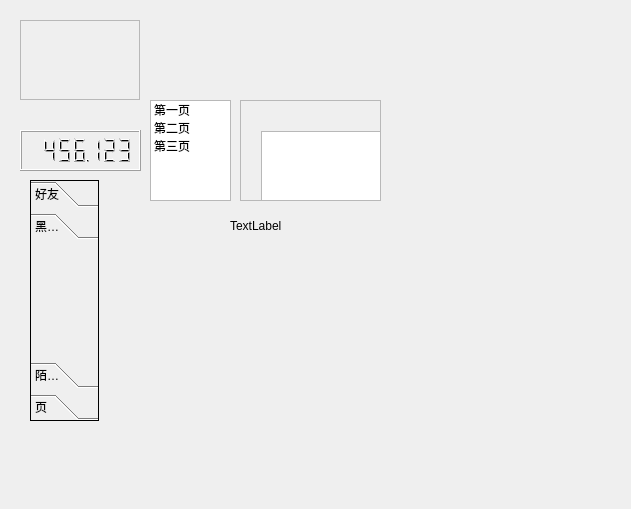
<?xml version="1.0" encoding="UTF-8"?>
<ui version="4.0">
 <class>MyWidget</class>
 <widget class="QWidget" name="MyWidget">
  <property name="geometry">
   <rect>
    <x>0</x>
    <y>0</y>
    <width>631</width>
    <height>509</height>
   </rect>
  </property>
  <property name="windowTitle">
   <string>MyWidget</string>
  </property>
  <widget class="QFrame" name="frame">
   <property name="geometry">
    <rect>
     <x>20</x>
     <y>20</y>
     <width>120</width>
     <height>80</height>
    </rect>
   </property>
   <property name="frameShape">
    <enum>QFrame::StyledPanel</enum>
   </property>
   <property name="frameShadow">
    <enum>QFrame::Raised</enum>
   </property>
  </widget>
  <widget class="QLabel" name="label">
   <property name="geometry">
    <rect>
     <x>230</x>
     <y>180</y>
     <width>191</width>
     <height>91</height>
    </rect>
   </property>
   <property name="text">
    <string>TextLabel</string>
   </property>
   <property name="scaledContents">
    <bool>true</bool>
   </property>
   <property name="wordWrap">
    <bool>false</bool>
   </property>
  </widget>
  <widget class="QLCDNumber" name="lcdNumber">
   <property name="geometry">
    <rect>
     <x>20</x>
     <y>130</y>
     <width>121</width>
     <height>41</height>
    </rect>
   </property>
   <property name="smallDecimalPoint">
    <bool>true</bool>
   </property>
   <property name="digitCount">
    <number>7</number>
   </property>
   <property name="value" stdset="0">
    <double>456.122999999999990</double>
   </property>
  </widget>
  <widget class="QListWidget" name="listWidget">
   <property name="geometry">
    <rect>
     <x>150</x>
     <y>100</y>
     <width>81</width>
     <height>101</height>
    </rect>
   </property>
   <item>
    <property name="text">
     <string>第一页</string>
    </property>
   </item>
   <item>
    <property name="text">
     <string>第二页</string>
    </property>
   </item>
   <item>
    <property name="text">
     <string>第三页</string>
    </property>
   </item>
  </widget>
  <widget class="QStackedWidget" name="stackedWidget">
   <property name="geometry">
    <rect>
     <x>240</x>
     <y>100</y>
     <width>141</width>
     <height>101</height>
    </rect>
   </property>
   <property name="frameShape">
    <enum>QFrame::StyledPanel</enum>
   </property>
   <property name="currentIndex">
    <number>1</number>
   </property>
   <widget class="QWidget" name="page">
    <widget class="QLabel" name="label_2">
     <property name="geometry">
      <rect>
       <x>40</x>
       <y>50</y>
       <width>54</width>
       <height>12</height>
      </rect>
     </property>
     <property name="text">
      <string>第一页</string>
     </property>
    </widget>
   </widget>
   <widget class="QWidget" name="page_6">
    <widget class="QListView" name="listView">
     <property name="geometry">
      <rect>
       <x>20</x>
       <y>30</y>
       <width>256</width>
       <height>192</height>
      </rect>
     </property>
    </widget>
   </widget>
   <widget class="QWidget" name="page_2">
    <widget class="QLabel" name="label_3">
     <property name="geometry">
      <rect>
       <x>40</x>
       <y>50</y>
       <width>54</width>
       <height>12</height>
      </rect>
     </property>
     <property name="text">
      <string>第二页</string>
     </property>
    </widget>
   </widget>
   <widget class="QWidget" name="page_10">
    <widget class="QPushButton" name="pushButton">
     <property name="geometry">
      <rect>
       <x>20</x>
       <y>30</y>
       <width>75</width>
       <height>23</height>
      </rect>
     </property>
     <property name="text">
      <string>PushButton</string>
     </property>
    </widget>
   </widget>
  </widget>
  <widget class="QToolBox" name="toolBox">
   <property name="geometry">
    <rect>
     <x>30</x>
     <y>180</y>
     <width>69</width>
     <height>241</height>
    </rect>
   </property>
   <property name="frameShape">
    <enum>QFrame::Box</enum>
   </property>
   <property name="currentIndex">
    <number>1</number>
   </property>
   <widget class="QWidget" name="page_3">
    <property name="geometry">
     <rect>
      <x>0</x>
      <y>0</y>
      <width>67</width>
      <height>135</height>
     </rect>
    </property>
    <attribute name="label">
     <string>好友</string>
    </attribute>
   </widget>
   <widget class="QWidget" name="page_5">
    <property name="geometry">
     <rect>
      <x>0</x>
      <y>0</y>
      <width>67</width>
      <height>135</height>
     </rect>
    </property>
    <attribute name="label">
     <string>黑名单</string>
    </attribute>
   </widget>
   <widget class="QWidget" name="page_4">
    <property name="geometry">
     <rect>
      <x>0</x>
      <y>0</y>
      <width>67</width>
      <height>135</height>
     </rect>
    </property>
    <attribute name="label">
     <string>陌生人</string>
    </attribute>
   </widget>
   <widget class="QWidget" name="page_11">
    <property name="geometry">
     <rect>
      <x>0</x>
      <y>0</y>
      <width>67</width>
      <height>135</height>
     </rect>
    </property>
    <attribute name="label">
     <string>页</string>
    </attribute>
   </widget>
  </widget>
 </widget>
 <layoutdefault spacing="6" margin="11"/>
 <resources/>
 <connections>
  <connection>
   <sender>listWidget</sender>
   <signal>currentRowChanged(int)</signal>
   <receiver>stackedWidget</receiver>
   <slot>setCurrentIndex(int)</slot>
   <hints>
    <hint type="sourcelabel">
     <x>193</x>
     <y>142</y>
    </hint>
    <hint type="destinationlabel">
     <x>264</x>
     <y>146</y>
    </hint>
   </hints>
  </connection>
  <connection>
   <sender>pushButton</sender>
   <signal>clicked()</signal>
   <receiver>MyWidget</receiver>
   <slot>close()</slot>
   <hints>
    <hint type="sourcelabel">
     <x>298</x>
     <y>142</y>
    </hint>
    <hint type="destinationlabel">
     <x>315</x>
     <y>254</y>
    </hint>
   </hints>
  </connection>
 </connections>
</ui>
